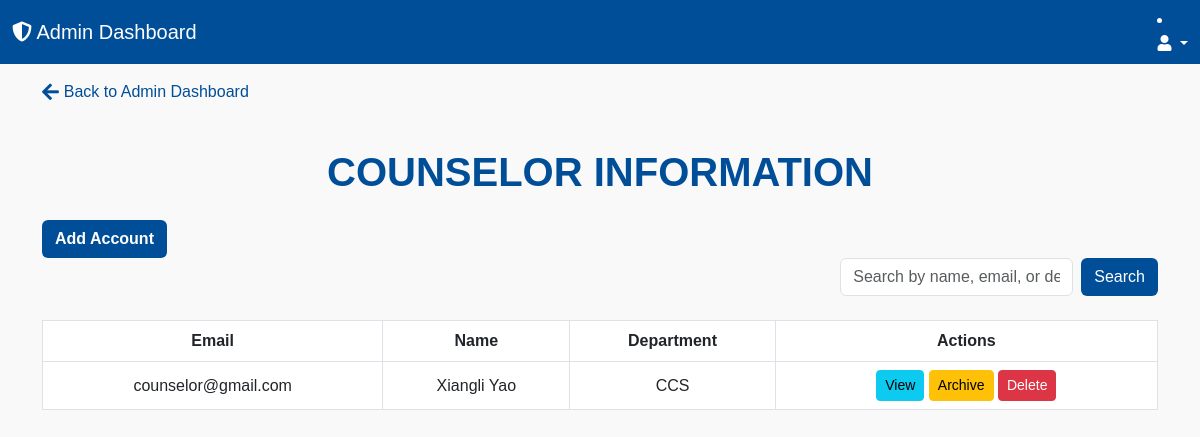
Screenshot of /counselors.php (signed in) with the database file from the repository.
### tables this page shows
CREATE TABLE `counselor_info` (
  `Employee_ID` int(10) NOT NULL,
  `User_ID` int(10) NOT NULL,
  `name` varchar(100) NOT NULL,
  `department` varchar(100) NOT NULL
);

CREATE TABLE `tbl_users` (
  `User_ID` int(10) NOT NULL,
  `student_number` int(10) DEFAULT NULL,
  `employee_ID` int(10) DEFAULT NULL,
  `email` varchar(100) NOT NULL,
  `password` varchar(100) NOT NULL,
  `role` varchar(100) NOT NULL DEFAULT 'student',
  `created_at` timestamp NOT NULL DEFAULT current_timestamp()
);

### counselors.php (the view, shortened to what this page needs)
<?php
require 'database.php';
$search = $_GET['search'] ?? '';
$sql = "SELECT u.User_ID, u.email, ci.name, ci.department
        FROM tbl_users u
        JOIN counselor_info ci ON u.User_ID = ci.User_ID
        WHERE u.role = 'counselor' AND (ci.name LIKE ? OR ci.department LIKE ? OR u.email LIKE ?)";
$stmt = $conn->prepare($sql);
if ($stmt) {
    $searchTerm = "%$search%";
    $stmt->bind_param("sss", $searchTerm, $searchTerm, $searchTerm);
    $stmt->execute();
    $result = $stmt->get_result();
} else {
    $result = [];
}
?>
<!DOCTYPE html>
<html lang="en">
<head>
    <link href="https://cdn.jsdelivr.net/npm/bootstrap@5.3.0-alpha1/dist/css/bootstrap.min.css" rel="stylesheet">
    <link rel="stylesheet" href="https://cdnjs.cloudflare.com/ajax/libs/font-awesome/5.15.4/css/all.min.css">
</head>
<body>
    <header>
        <nav class="navbar navbar-expand-lg" style="background-color: #004E98; color: white;">
            <div class="container-fluid">
                <a class="navbar-brand text-white" href="#">
                    <i class="fas fa-shield-alt"></i> Admin Dashboard
                </a>
                <li class="nav-item dropdown">
                        <a class="nav-link dropdown-toggle" href="#" id="profileDropdown" role="button" data-bs-toggle="dropdown">
                            <i class="fas fa-user"></i>
                        </a>
                    </li>
            </div>
        </nav>
    </header>
    <div class="container mt-3">
        <a href="admin.php" class="back-btn">
            <i class="fas fa-arrow-left"></i> Back to Admin Dashboard
        </a>
    </div>
<div class="container mt-4">
    <h1 class="text-center mb-4" style="color: #004E98; font-weight: bold;">COUNSELOR INFORMATION</h1>
    <button type="button" class="btn btn-add-account" data-bs-toggle="modal" data-bs-target="#addAccountModal">Add Account</button>
<div class="row mb-4">
    <div class="col-12 text-end">
        <form method="GET" class="d-inline-flex" style="max-width: 350px;">
            <input type="text" class="form-control" name="search" placeholder="Search by name, email, or department" value="<?= htmlspecialchars($search); ?>">
            <button type="submit" class="btn btn-search ms-2">Search</button>
        </form>
    </div>
</div>
    <table class="table table-bordered">
        <thead>
            <tr>
                <th>Email</th>
                <th>Name</th>
                <th>Department</th>
                <th>Actions</th>
            </tr>
        </thead>
        <tbody>
            <?php while ($counselor = $result->fetch_assoc()): ?>
                <tr>
                    <td><?= htmlspecialchars($counselor['email']); ?></td>
                    <td><?= htmlspecialchars($counselor['name']); ?></td>
                    <td><?= htmlspecialchars($counselor['department']); ?></td>
                    <td>
                        <button class="btn btn-info btn-sm" data-bs-toggle="modal" data-bs-target="#viewProfileModal<?= $counselor['User_ID']; ?>">View</button>
                        <form method="POST" style="display:inline;" onsubmit="return confirm('Are you sure you want to archive this counselor?');">
                            <button type="submit" name="archive" class="btn btn-warning btn-sm">Archive</button>
                        </form>
                        <form method="POST" style="display:inline;" onsubmit="return confirm('Are you sure you want to delete this counselor?');">
                            <button type="submit" name="delete" class="btn btn-danger btn-sm">Delete</button>
                        </form>
                    </td>
                </tr>
            <?php endwhile; ?>
        </tbody>
    </table>
</div>
</body>
</html>

### counselors.php (style rules this page uses)
body { font-family: Arial, sans-serif; margin: 0; padding: 0; background-color: #f9f9f9; }
.back-btn { font-size: 1rem; color: #004E98; text-decoration: none; margin-bottom: 20px; display: inline-flex; align-items: center; }
.back-btn i { font-size: 1.2rem; margin-right: 5px; }
.btn-search { background-color: #004E98; color: white; }
.btn-add-account { background-color: #004E98; color: white; font-weight: bold; }
table th, table td { text-align: center; vertical-align: middle; }

### rows the page displays
counselor_info: User_ID.email "counselor@gmail.com", name "Xiangli Yao", department "CCS"
